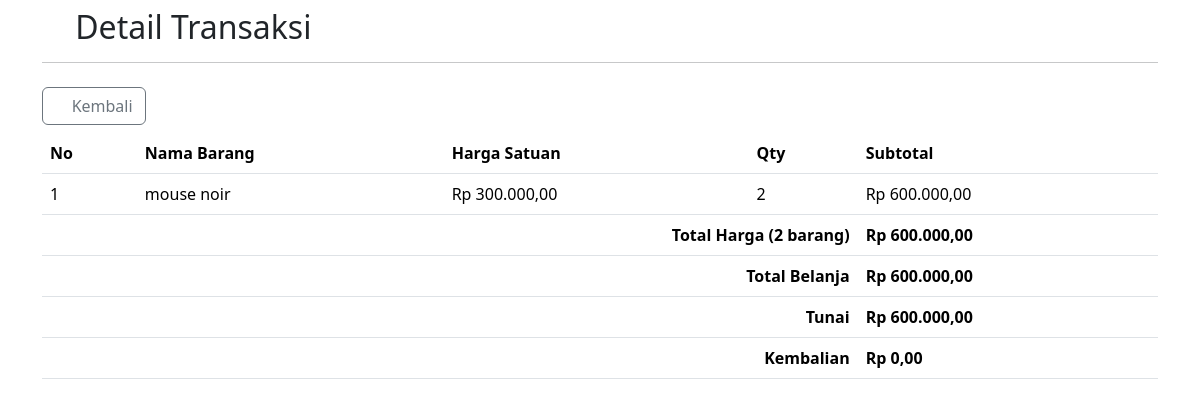
The app's page /transaksi/detailTransaksi.php?id_transaksi=1, older data.
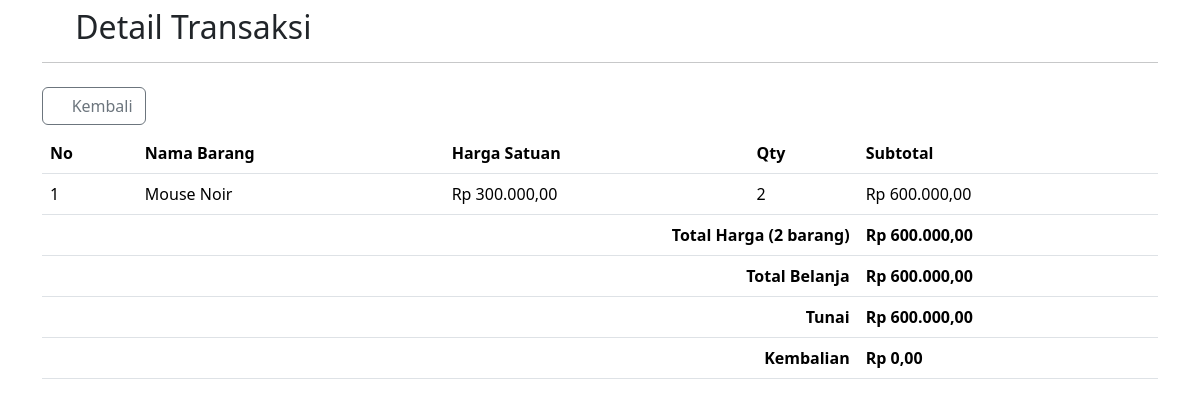
The same page, newer data.
### tables this page shows
CREATE TABLE `iqbal_tb_detail` (
  `iqbal_id_detail` int(11) NOT NULL,
  `iqbal_id_transaksi` int(11) NOT NULL,
  `iqbal_id_barang` int(11) NOT NULL,
  `iqbal_qty` int(11) NOT NULL,
  `iqbal_subtotal` int(11) NOT NULL,
  `iqbal_created_at` timestamp NOT NULL DEFAULT current_timestamp() ON UPDATE current_timestamp()
);

CREATE TABLE `iqbal_tb_barang` (
  `iqbal_id_barang` int(11) NOT NULL,
  `iqbal_nama_barang` varchar(50) NOT NULL,
  `iqbal_harga_barang` int(11) NOT NULL,
  `iqbal_stok_barang` int(11) NOT NULL,
  `iqbal_updated_at` timestamp NOT NULL DEFAULT current_timestamp() ON UPDATE current_timestamp()
);

### transaksi/detailTransaksi.php (the view, shortened to what this page needs)
<?php
include '../config/db.php';
$id_transaksi = $_GET['id_transaksi'];
$sql_detail_transaksi = "SELECT t.*, d.*, b.iqbal_nama_barang, b.iqbal_harga_barang
                         FROM iqbal_tb_transaksi t
                         INNER JOIN iqbal_tb_detail d ON t.iqbal_id_transaksi = d.iqbal_id_transaksi
                         INNER JOIN iqbal_tb_barang b ON d.iqbal_id_barang = b.iqbal_id_barang
                         WHERE t.iqbal_id_transaksi = '$id_transaksi'";
$result_detail_transaksi = mysqli_query($conn, $sql_detail_transaksi);
if ($result_detail_transaksi) {
    $total_harga = 0;
    $jumlah_barang = 0;
    while ($row = mysqli_fetch_assoc($result_detail_transaksi)) {
        $subtotal = $row['iqbal_qty'] * $row['iqbal_harga_barang'];
        $total_harga += $subtotal;
        $jumlah_barang += $row['iqbal_qty'];
    }
?>
<!DOCTYPE html>
<html lang="en">
<head>
    <link rel="stylesheet" href="../assets/bootstrap/css/bootstrap.min.css">
    <link rel="stylesheet" href="../assets/icon/css/all.css">
</head>
<body>
    <div class="container mt-2">
        <h2><i class="fa-solid fa-receipt"></i> Detail Transaksi</h2>
        <hr>
        <a href="transaksi.php" class="btn btn-outline-secondary my-2 disable"><i class="fa-solid fa-arrow-left"></i> Kembali</a>
        <table class="table table-hover">
            <thead>
                <tr>
                    <th>No</th>
                    <th>Nama Barang</th>
                    <th>Harga Satuan</th>
                    <th>Qty</th>
                    <th>Subtotal</th>
                </tr>
            </thead>
            <tbody>
                <?php
                $no = 1;
                mysqli_data_seek($result_detail_transaksi, 0);
                while ($row = mysqli_fetch_assoc($result_detail_transaksi)) {
                    $subtotal = $row['iqbal_qty'] * $row['iqbal_harga_barang'];
                ?>
                    <tr>
                        <td><?= $no++ ?></td>
                        <td><?= $row['iqbal_nama_barang'] ?></td>
                        <td>Rp <?= number_format($row['iqbal_harga_barang'], 2, ',', '.') ?></td>
                        <td><?= $row['iqbal_qty'] ?></td>
                        <td>Rp <?= number_format($subtotal, 2, ',', '.') ?></td>
                    </tr>
                <?php } ?>
                <tr>
                    <td colspan="4" class="text-end"><b>Total Harga (<?= $jumlah_barang ?> barang)</b></td>
                    <td><b>Rp <?= number_format($total_harga, 2, ',', '.') ?></b></td>
                </tr>
                <tr>
                    <td colspan="4" class="text-end"><b>Total Belanja</b></td>
                    <td><b>Rp <?= number_format($total_harga, 2, ',', '.') ?></b></td>
                </tr>
                <?php
                $sql_transaksi = "SELECT * FROM iqbal_tb_transaksi WHERE iqbal_id_transaksi = '$id_transaksi'";
                $result_transaksi = mysqli_query($conn, $sql_transaksi);
                $row_transaksi = mysqli_fetch_assoc($result_transaksi);
                if ($row_transaksi) {
                ?>
                <tr>
                    <td colspan="4" class="text-end"><b>Tunai</b></td>
                    <td><b>Rp <?= number_format($row_transaksi['iqbal_tunai'], 2, ',', '.') ?></b></td>
                </tr>
                <tr>
                    <td colspan="4" class="text-end"><b>Kembalian</b></td>
                    <td><b>Rp <?= number_format($row_transaksi['iqbal_kembali'], 2, ',', '.') ?></b></td>
                </tr>
                <?php } ?>
            </tbody>
        </table>
    </div>
</body>
</html>
<?php
} else {
    echo "Error: " . $sql_detail_transaksi . "<br>" . mysqli_error($conn);
}
?>

Row changes from the older to the newer data that the page shows:
changed through a linked row, iqbal_tb_detail: iqbal_id_barang.iqbal_nama_barang "mouse noir" → "Mouse Noir"
